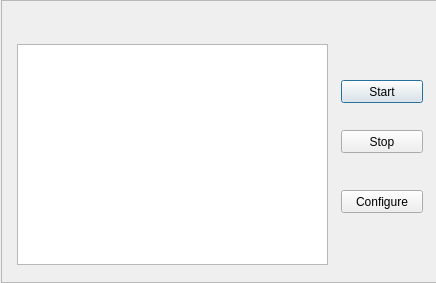
<?xml version="1.0" encoding="UTF-8"?>
<ui version="4.0">
 <class>DIPatternMatchInterruptClass</class>
 <widget class="QDialog" name="DIPatternMatchInterruptClass">
  <property name="geometry">
   <rect>
    <x>0</x>
    <y>0</y>
    <width>436</width>
    <height>283</height>
   </rect>
  </property>
  <property name="minimumSize">
   <size>
    <width>436</width>
    <height>283</height>
   </size>
  </property>
  <property name="maximumSize">
   <size>
    <width>436</width>
    <height>283</height>
   </size>
  </property>
  <property name="windowTitle">
   <string>DI Pattern Match Interrupt</string>
  </property>
  <widget class="QFrame" name="background">
   <property name="geometry">
    <rect>
     <x>1</x>
     <y>0</y>
     <width>436</width>
     <height>283</height>
    </rect>
   </property>
   <property name="styleSheet">
    <string notr="true">QFrame#background{background-image:url(:/DIPatternMatchInterrupt/Resources/DiBackground.png)}</string>
   </property>
   <property name="frameShape">
    <enum>QFrame::StyledPanel</enum>
   </property>
   <property name="frameShadow">
    <enum>QFrame::Raised</enum>
   </property>
   <widget class="QTableWidget" name="eventDataList">
    <property name="geometry">
     <rect>
      <x>16</x>
      <y>44</y>
      <width>311</width>
      <height>221</height>
     </rect>
    </property>
    <property name="minimumSize">
     <size>
      <width>311</width>
      <height>221</height>
     </size>
    </property>
    <property name="autoScroll">
     <bool>true</bool>
    </property>
    <property name="showGrid">
     <bool>false</bool>
    </property>
    <property name="rowCount">
     <number>0</number>
    </property>
    <property name="columnCount">
     <number>0</number>
    </property>
    <attribute name="verticalHeaderVisible">
     <bool>false</bool>
    </attribute>
   </widget>
   <widget class="QPushButton" name="btnStart">
    <property name="geometry">
     <rect>
      <x>340</x>
      <y>80</y>
      <width>82</width>
      <height>23</height>
     </rect>
    </property>
    <property name="minimumSize">
     <size>
      <width>75</width>
      <height>23</height>
     </size>
    </property>
    <property name="text">
     <string>Start</string>
    </property>
   </widget>
   <widget class="QPushButton" name="btnStop">
    <property name="geometry">
     <rect>
      <x>340</x>
      <y>130</y>
      <width>82</width>
      <height>23</height>
     </rect>
    </property>
    <property name="minimumSize">
     <size>
      <width>75</width>
      <height>23</height>
     </size>
    </property>
    <property name="text">
     <string>Stop</string>
    </property>
   </widget>
   <widget class="QPushButton" name="btnConfig">
    <property name="geometry">
     <rect>
      <x>340</x>
      <y>190</y>
      <width>82</width>
      <height>23</height>
     </rect>
    </property>
    <property name="minimumSize">
     <size>
      <width>75</width>
      <height>23</height>
     </size>
    </property>
    <property name="text">
     <string>Configure</string>
    </property>
   </widget>
   <widget class="QLabel" name="gifViewer">
    <property name="geometry">
     <rect>
      <x>263</x>
      <y>10</y>
      <width>25</width>
      <height>25</height>
     </rect>
    </property>
    <property name="minimumSize">
     <size>
      <width>25</width>
      <height>25</height>
     </size>
    </property>
    <property name="text">
     <string/>
    </property>
   </widget>
  </widget>
 </widget>
 <layoutdefault spacing="6" margin="11"/>
 <resources/>
 <connections/>
</ui>
